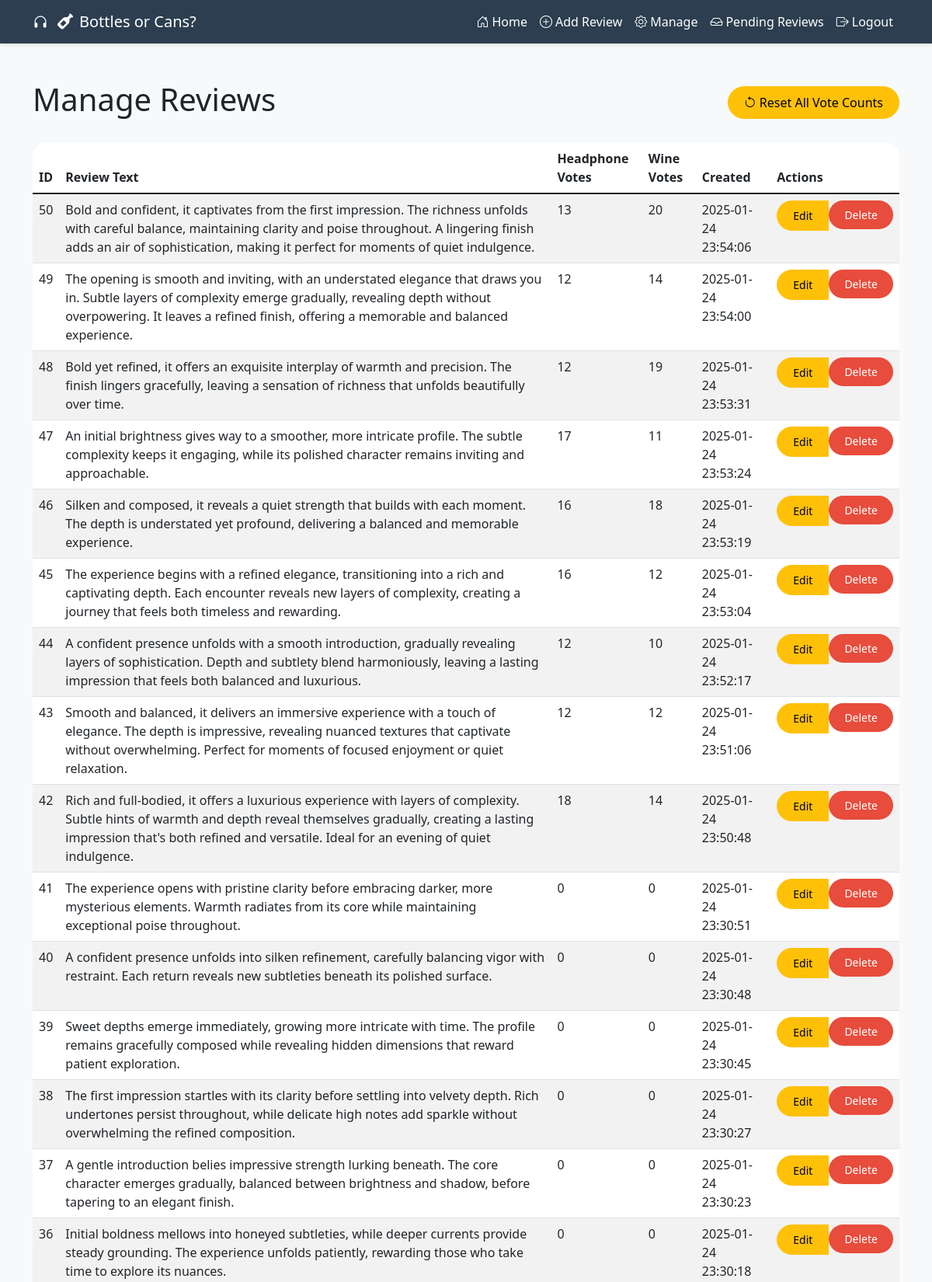
The app's page /manage-reviews (signed in, upper part) with its own data.
### app.py (models this page shows)
class Review(db.Model):
    id = db.Column(db.Integer, primary_key=True)
    text = db.Column(db.String(500), nullable=False)
    votes_headphones = db.Column(db.Integer, default=0)
    votes_wine = db.Column(db.Integer, default=0)
    created_at = db.Column(db.DateTime, default=datetime.utcnow)

### app.py (the view)
@app.route('/manage-reviews')
@login_required
def manage_reviews():
    reviews = Review.query.order_by(Review.created_at.desc()).all()
    return render_template('manage_reviews.html', reviews=reviews)

### app.py (called while the page is built)
def login_required(f):
    @wraps(f)
    def decorated_function(*args, **kwargs):
        if 'logged_in' not in session:
            flash('Please log in first.', 'warning')
            return redirect(url_for('admin_login'))
        return f(*args, **kwargs)
    return decorated_function

### templates/manage_reviews.html (shortened to what this page needs)
{% extends 'base.html' %}
{% block content %}
<div class="container mt-5">
    <div class="d-flex justify-content-between align-items-center mb-4">
        <h1>Manage Reviews</h1>
        <form action="{{ url_for('reset_votes') }}"
              method="POST"
              onsubmit="return confirm('Are you sure you want to reset ALL vote counts to zero? This action cannot be undone.');">
            <button type="submit" class="btn btn-warning">
                <i class="bi bi-arrow-counterclockwise"></i> Reset All Vote Counts
            </button>
        </form>
    </div>
    <div class="table-responsive">
        <table class="table table-striped">
            <thead>
                <tr>
                    <th>ID</th>
                    <th>Review Text</th>
                    <th>Headphone Votes</th>
                    <th>Wine Votes</th>
                    <th>Created</th>
                    <th>Actions</th>
                </tr>
            </thead>
            <tbody>
                {% for review in reviews %}
                <tr>
                    <td>{{ review.id }}</td>
                    <td>{{ review.text }}</td>
                    <td>{{ review.votes_headphones }}</td>
                    <td>{{ review.votes_wine }}</td>
                    <td>{{ review.created_at.strftime('%Y-%m-%d %H:%M:%S') }}</td>
                    <td>
                        <div class="btn-group" role="group">
                            <a href="{{ url_for('edit_review', review_id=review.id) }}"
                               class="btn btn-warning btn-sm">Edit</a>
                            <form action="{{ url_for('delete_review', review_id=review.id) }}"
                                  method="POST"
                                  style="display: inline;"
                                  onsubmit="return confirm('Are you sure you want to delete this review?');">
                                <button type="submit" class="btn btn-danger btn-sm">Delete</button>
                            </form>
                        </div>
                    </td>
                </tr>
                {% endfor %}
            </tbody>
        </table>
    </div>
</div>
{% endblock %}

### templates/base.html (shortened to what this page needs)
<!DOCTYPE html>
<html lang="en">
<head>
    <link href="https://cdn.jsdelivr.net/npm/bootstrap@5.1.3/dist/css/bootstrap.min.css" rel="stylesheet">
    <link rel="stylesheet" href="https://cdn.jsdelivr.net/npm/bootstrap-icons@1.11.1/font/bootstrap-icons.css">
    <link rel="stylesheet" href="https://cdnjs.cloudflare.com/ajax/libs/font-awesome/6.5.1/css/all.min.css">
    <link rel="stylesheet" href="https://cdnjs.cloudflare.com/ajax/libs/animate.css/4.1.1/animate.min.css">
</head>
<body>
    <nav class="navbar navbar-expand-lg navbar-dark animate__animated animate__fadeIn">
        <div class="container">
            <a class="navbar-brand" href="{{ url_for('index') }}">
                <i class="bi bi-headphones me-2"></i><i class="fa-solid fa-wine-bottle ms-1 me-2"></i>Bottles or Cans?
            </a>
            <div class="collapse navbar-collapse" id="navbarNav">
                <ul class="navbar-nav ms-auto">
                    <li class="nav-item">
                        <a class="nav-link" href="{{ url_for('play_game') }}">
                            <i class="bi bi-house-door me-1"></i>Home
                        </a>
                    </li>
                    {% if session.get('logged_in') %}
                        <li class="nav-item">
                            <a class="nav-link" href="{{ url_for('add_review') }}">
                                <i class="bi bi-plus-circle me-1"></i>Add Review
                            </a>
                        </li>
                        <li class="nav-item">
                            <a class="nav-link" href="{{ url_for('manage_reviews') }}">
                                <i class="bi bi-gear me-1"></i>Manage
                            </a>
                        </li>
                        <li class="nav-item">
                            <a class="nav-link" href="{{ url_for('pending_reviews') }}">
                                <i class="bi bi-inbox me-1"></i>Pending Reviews
                            </a>
                        </li>
                        <li class="nav-item">
                            <a class="nav-link" href="{{ url_for('admin_logout') }}">
                                <i class="bi bi-box-arrow-right me-1"></i>Logout
                            </a>
                        </li>
                    {% else %}
                        <li class="nav-item">
                            <a class="nav-link" href="{{ url_for('admin_login') }}">
                                <i class="bi bi-person me-1"></i>Admin
                            </a>
                        </li>
                    {% endif %}
                </ul>
            </div>
        </div>
    </nav>
    <main class="animate__animated animate__fadeIn">
        {% block content %}
        {% endblock %}
    </main>
</body>
</html>

### templates/base.html (style rules this page uses)
:root { --primary-color: #2c3e50; --secondary-color: #e74c3c; --background-color: #f8f9fa; }
body { background-color: var(--background-color); font-family: 'Segoe UI', Tahoma, Geneva, Verdana, sans-serif; }
.navbar { background-color: var(--primary-color) !important; box-shadow: 0 2px 4px rgba(0,0,0,.1); }
.navbar-brand, .nav-link { color: white !important; transition: all 0.3s ease; }
.btn { border-radius: 25px; padding: 8px 20px; transition: transform 0.3s ease, box-shadow 0.3s ease; position: relative; z-index: 1; }
.btn-danger { background-color: var(--secondary-color); border: none; }
.table { background-color: white; border-radius: 15px; overflow: hidden; box-shadow: 0 4px 6px rgba(0,0,0,.1); }

### records on screen
Review: id "50", text "Bold and confident, it captivates from the first impression. The richness unfolds with careful balance, maintaining clarity and poise throughout. A lingering finish adds an air of sophistication, making it perfect for moments of quiet indulgence.", votes_headphones "13", votes_wine "20", created_at "2025-01-24 23:54:06"
Review: id "49", text "The opening is smooth and inviting, with an understated elegance that draws you in. Subtle layers of complexity emerge gradually, revealing depth without overpowering. It leaves a refined finish, offering a memorable and balanced experience.", votes_headphones "12", votes_wine "14", created_at "2025-01-24 23:54:00"
Review: id "48", text "Bold yet refined, it offers an exquisite interplay of warmth and precision. The finish lingers gracefully, leaving a sensation of richness that unfolds beautifully over time.", votes_headphones "12", votes_wine "19", created_at "2025-01-24 23:53:31"
Review: id "47", text "An initial brightness gives way to a smoother, more intricate profile. The subtle complexity keeps it engaging, while its polished character remains inviting and approachable.", votes_headphones "17", votes_wine "11", created_at "2025-01-24 23:53:24"
Review: id "46", text "Silken and composed, it reveals a quiet strength that builds with each moment. The depth is understated yet profound, delivering a balanced and memorable experience.", votes_headphones "16", votes_wine "18", created_at "2025-01-24 23:53:19"
Review: id "45", text "The experience begins with a refined elegance, transitioning into a rich and captivating depth. Each encounter reveals new layers of complexity, creating a journey that feels both timeless and rewarding.", votes_headphones "16", votes_wine "12", created_at "2025-01-24 23:53:04"
Review: id "44", text "A confident presence unfolds with a smooth introduction, gradually revealing layers of sophistication. Depth and subtlety blend harmoniously, leaving a lasting impression that feels both balanced and luxurious.", votes_headphones "12", votes_wine "10", created_at "2025-01-24 23:52:17"
Review: id "43", text "Smooth and balanced, it delivers an immersive experience with a touch of elegance. The depth is impressive, revealing nuanced textures that captivate without overwhelming. Perfect for moments of focused enjoyment or quiet relaxation.", votes_headphones "12", votes_wine "12", created_at "2025-01-24 23:51:06"
Review: id "42", text "Rich and full-bodied, it offers a luxurious experience with layers of complexity. Subtle hints of warmth and depth reveal themselves gradually, creating a lasting impression that's both refined and versatile. Ideal for an evening of quiet indulgence.", votes_headphones "18", votes_wine "14", created_at "2025-01-24 23:50:48"
Review: id "41", text "The experience opens with pristine clarity before embracing darker, more mysterious elements. Warmth radiates from its core while maintaining exceptional poise throughout.", votes_headphones "0", votes_wine "0", created_at "2025-01-24 23:30:51"
Review: id "40", text "A confident presence unfolds into silken refinement, carefully balancing vigor with restraint. Each return reveals new subtleties beneath its polished surface.", votes_headphones "0", votes_wine "0", created_at "2025-01-24 23:30:48"
Review: id "39", text "Sweet depths emerge immediately, growing more intricate with time. The profile remains gracefully composed while revealing hidden dimensions that reward patient exploration.", votes_headphones "0", votes_wine "0", created_at "2025-01-24 23:30:45"
Review: id "38", text "The first impression startles with its clarity before settling into velvety depth. Rich undertones persist throughout, while delicate high notes add sparkle without overwhelming the refined composition.", votes_headphones "0", votes_wine "0", created_at "2025-01-24 23:30:27"
Review: id "37", text "A gentle introduction belies impressive strength lurking beneath. The core character emerges gradually, balanced between brightness and shadow, before tapering to an elegant finish.", votes_headphones "0", votes_wine "0", created_at "2025-01-24 23:30:23"
Review: id "36", text "Initial boldness mellows into honeyed subtleties, while deeper currents provide steady grounding. The experience unfolds patiently, rewarding those who take time to explore its nuances.", votes_headphones "0", votes_wine "0", created_at "2025-01-24 23:30:18"
